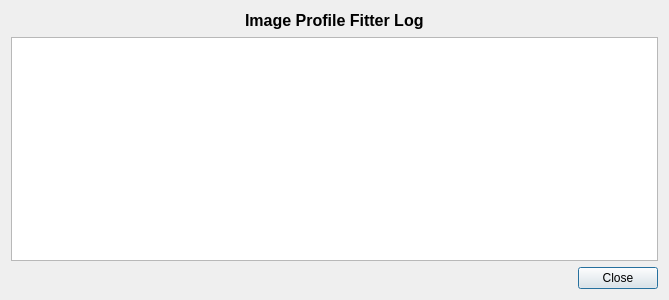
<?xml version="1.0" encoding="UTF-8"?>
<ui version="4.0">
 <class>SpecFitLogDialog</class>
 <widget class="QDialog" name="SpecFitLogDialog">
  <property name="geometry">
   <rect>
    <x>0</x>
    <y>0</y>
    <width>669</width>
    <height>300</height>
   </rect>
  </property>
  <property name="windowTitle">
   <string>SpecFitLogDialog</string>
  </property>
  <layout class="QVBoxLayout" name="verticalLayout">
   <item>
    <layout class="QHBoxLayout" name="horizontalLayout">
     <item>
      <spacer name="horizontalSpacer">
       <property name="orientation">
        <enum>Qt::Horizontal</enum>
       </property>
       <property name="sizeHint" stdset="0">
        <size>
         <width>40</width>
         <height>20</height>
        </size>
       </property>
      </spacer>
     </item>
     <item>
      <widget class="QLabel" name="specFitLogDialogTitle">
       <property name="font">
        <font>
         <pointsize>12</pointsize>
         <weight>75</weight>
         <bold>true</bold>
        </font>
       </property>
       <property name="text">
        <string>&lt;font color='black'&gt;Image Profile Fitter Log&lt;/font&gt;</string>
       </property>
      </widget>
     </item>
     <item>
      <spacer name="horizontalSpacer_2">
       <property name="orientation">
        <enum>Qt::Horizontal</enum>
       </property>
       <property name="sizeHint" stdset="0">
        <size>
         <width>40</width>
         <height>20</height>
        </size>
       </property>
      </spacer>
     </item>
    </layout>
   </item>
   <item>
    <widget class="QTextEdit" name="logTextEdit">
     <property name="readOnly">
      <bool>true</bool>
     </property>
    </widget>
   </item>
   <item>
    <layout class="QHBoxLayout" name="horizontalLayout_2">
     <item>
      <spacer name="horizontalSpacer_3">
       <property name="orientation">
        <enum>Qt::Horizontal</enum>
       </property>
       <property name="sizeHint" stdset="0">
        <size>
         <width>40</width>
         <height>20</height>
        </size>
       </property>
      </spacer>
     </item>
     <item>
      <widget class="QPushButton" name="closeButton">
       <property name="text">
        <string>Close</string>
       </property>
      </widget>
     </item>
    </layout>
   </item>
  </layout>
 </widget>
 <layoutdefault spacing="6" margin="11"/>
 <resources/>
 <connections/>
</ui>
